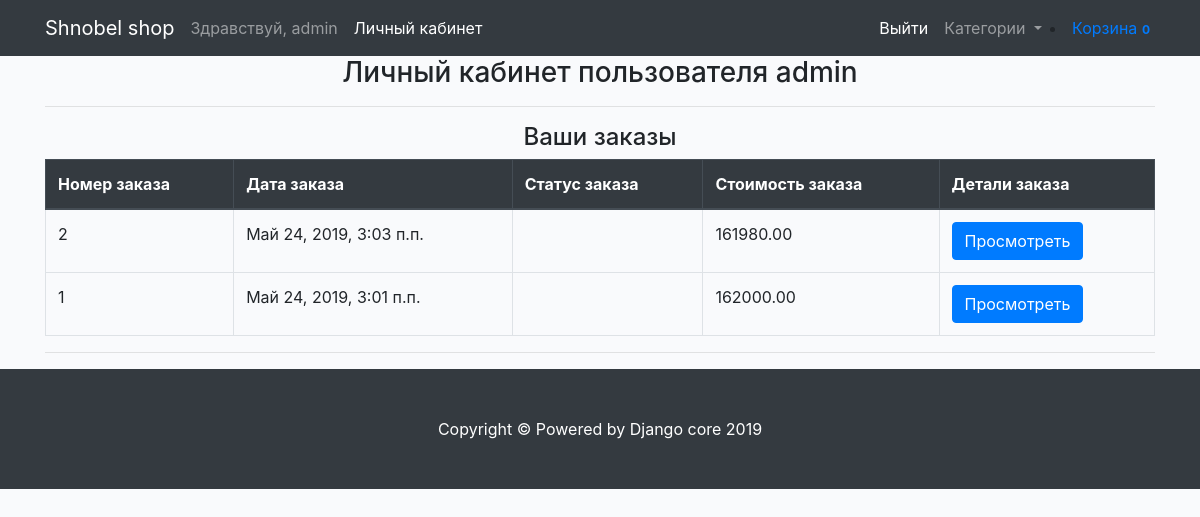
Page /account (signed in) on the earlier database version.
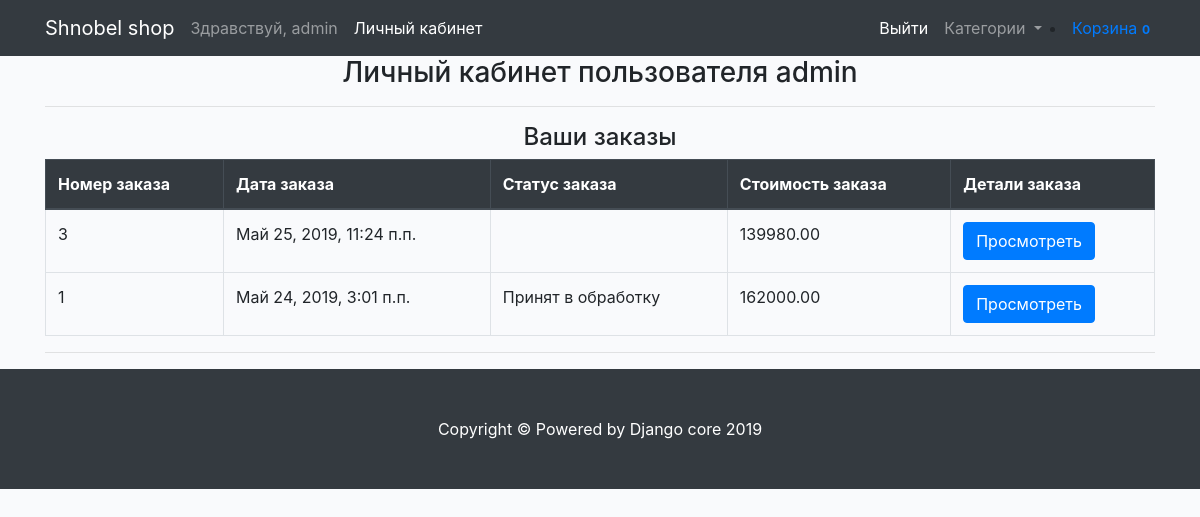
Same page on the later database version.
### ecomapp/models.py (models this page shows, shortened)
class Order(models.Model):
    user = models.ForeignKey(settings.AUTH_USER_MODEL, on_delete=models.CASCADE)
    items = models.ManyToManyField(Cart)
    total = models.DecimalField(max_digits=9, decimal_places=2, default=0.00)
    first_name = models.CharField(max_length=100)
    last_name = models.CharField(max_length=100)
    phone = models.CharField(max_length=20)
    address = models.CharField(max_length=255)
    buying_type = models.CharField(max_length=255, choices=(('Самовывоз','Самовывоз'), ('Доставка', 'Доставка' )), default='Самовывоз')
    data = models.DateTimeField(auto_now_add=True)
    comment = models.TextField()
    staus = models.CharField(max_length=100, choices = ORDER_STATUS_CHOICES)

### ecomapp/views.py (the view)
# urls.py: path('account', account_view, name='account'),
def account_view(request):
    order = Order.objects.filter(user=request.user).order_by('-id')
    categories = Category.objects.all()
    context = {
        'order' : order,
        'categories' : categories
    }
    return render(request, 'account.html', context)

### ecomapp/models.py (called while the page is built)
    def get_absolute_url(self):#название метода - это соглашение Джанги
        return reverse('category_detail', kwargs={'category_slug': self.slug})

### ecomapp/templates/account.html (shortened to what this page needs)
{% extends 'base.html' %}
{% load static %}
{% block content %}
<div class="row">
<div class="col-sm-12">
<h3 class="text-center">Личный кабинет пользователя {{ request.user }}</h3>
<hr>
<h4 class="text-center">Ваши заказы</h4>
<table class="table table-bordered">
    <thead class="thead-dark">
        <tr>
            <th >Номер заказа</th >
            <th >Дата заказа</th >
            <th >Статус заказа</th >
            <th >Стоимость заказа</th >
            <th >Детали заказа</th >
        </tr>
    </thead>
    {% for item in order %}
        <tr>
            <td>{{ item.id }}</td>
            <td>{{ item.data }}</td>
            <td>{{ item.staus }}</td>
            <td>{{ item.total }}</td>
            <td><button type="button" class="btn btn-primary" data-toggle="modal" data-target="#myModal-{{ item.id }}">
                Просмотреть
            </button>
            </td>
        </tr>
    {% endfor %}
</table>
    <hr>
</div></div>
{% endblock content %}

Differences in the rows shown:
removed Order: id "2", data "Май 24, 2019, 3:03 п.п.", total "161980.00"
added Order: id "3", data "Май 25, 2019, 11:24 п.п.", total "139980.00"
changed Order id 1: staus (not shown) → "Принят в обработку"
